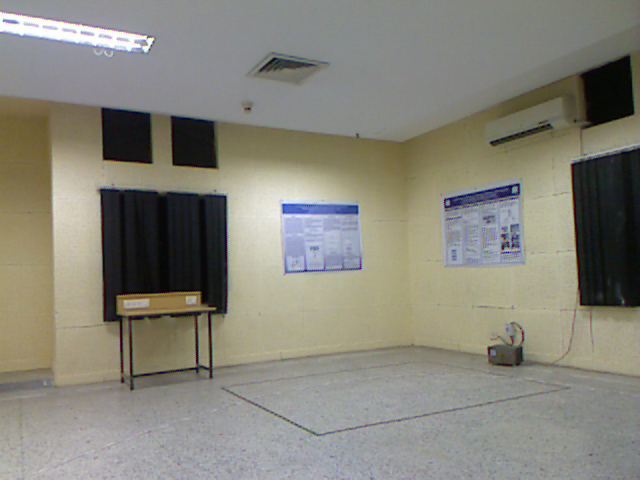
#> input picture mono/1.png, 640 x 480 px, found by its file name; its folder holds only this picture in this run
$ python Svc.py   (older library calls are emulated)
#> lines starting #> are read from the running program, lines starting #| are printed output that depends on the picture
from sklearn import svm
from sklearn import datasets
import cv2
import os
import numpy as np
train_data = []

fr = open('training_data.txt','r')
#> (reads training_data.txt from the repository)
data = fr.readlines()
fr.close()

print(len(data))
z = []
for d in data:
	x = d.split('_')
	z = [float(x[0]),float(x[1]),float(x[2]),float(x[3]),float(x[4]),float(x[5]),float(x[6]),float(x[7]),float(x[8])]
	train_data.append(z)

#print(len(train_data))

fr = open('label_data.txt','r')
#> (reads label_data.txt from the repository)
class_data = fr.readlines()
fr.close()

'''
print(len(class_data))
print(class_data[1])
print(train_data[1])
'''
clf = svm.LinearSVC(C=1.0, class_weight=None, dual=True, fit_intercept=True,
     intercept_scaling=1, loss='squared_hinge', max_iter=1000,
     multi_class='ovr', penalty='l2', random_state=None, tol=0.0001,
     verbose=0)
clf.fit(train_data, class_data)

def HOG(im):
    im = np.float32(im) / 255.0
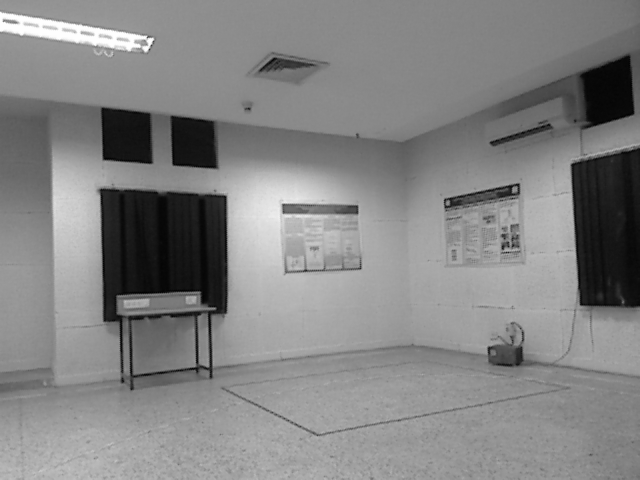
#> im: shape (480, 640) float32; min 0.00392, max 0.996, mean 0.516

    # Calculate gradient
    gx = cv2.Sobel(im, cv2.CV_32F, 1, 0, ksize=1)
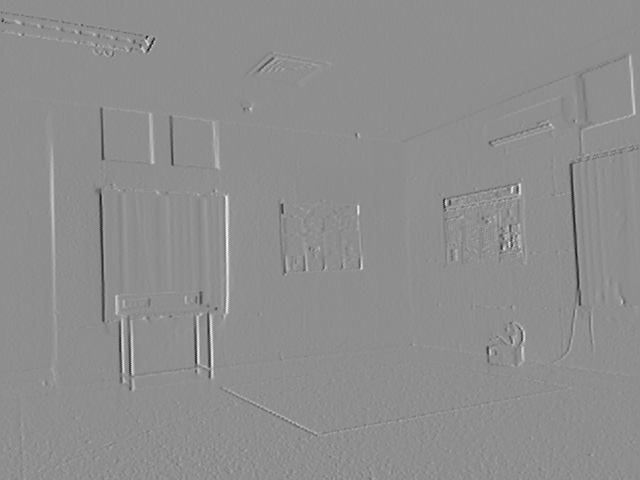
#> gx: shape (480, 640) float32; min -0.753, max 0.592, mean -0.000666; drawn with min black and max white
    gy = cv2.Sobel(im, cv2.CV_32F, 0, 1, ksize=1)
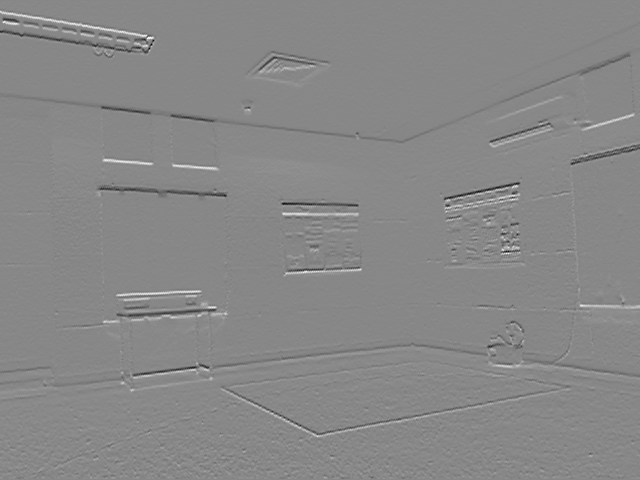
#> gy: shape (480, 640) float32; min -0.671, max 0.588, mean 0.000379; drawn with min black and max white


    mag, angle = cv2.cartToPolar(gx, gy, angleInDegrees=True)
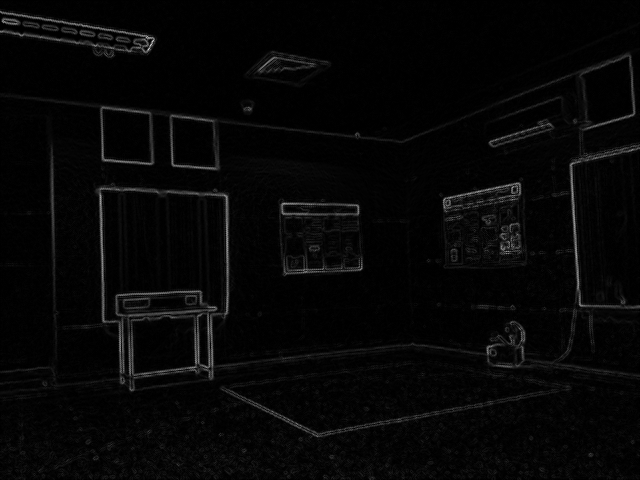
#> mag: shape (480, 640) float32; min 0, max 0.837, mean 0.027
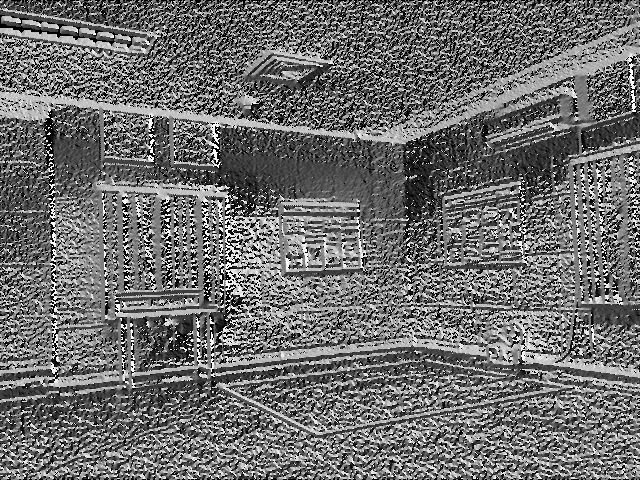
#> angle: shape (480, 640) float32; min 0, max 359.6, mean 154.9; drawn with min black and max white

    hist = [0,0,0,0,0,0,0,0,0]

    for i in range (480):
        for j in range (640):
            an = angle[i][j]
            if an > 179.9999:
                an = an - 180
            fb = an/20
            fb = int(fb)
            sb = fb+1
            minA=20*fb
            maxA = 20*sb
            if sb == 9:
                minA = 160
                maxA = 180
                sb = 0
            d_fb = an - minA
            d_sb = maxA - an
            if d_sb < 0.0:
                print(an)
            hist[fb] = hist[fb] + mag[i][j]*(d_fb/20)
            hist[sb] = hist[sb] + mag[i][j]*(d_sb/20)
#> after the loop, hist = [669.3, 1063.2, 498.4, 898.9, 1546, 1445.3, 789.1, 457.4, 913.3]

    return (hist)


for file1 in os.listdir('/home/rahul/dataset6sem/TEST2/mono'):
	z = '/home/rahul/dataset6sem/TEST2/mono/' + str(file1)
	#print(z)
	y = HOG(cv2.imread(z,0))
#> y has the same summary as hist in HOG
	#print(y)
	y = np.array(y).reshape(1,-1)
	x = clf.predict(y)
	print(x)
#| ['1\n']
